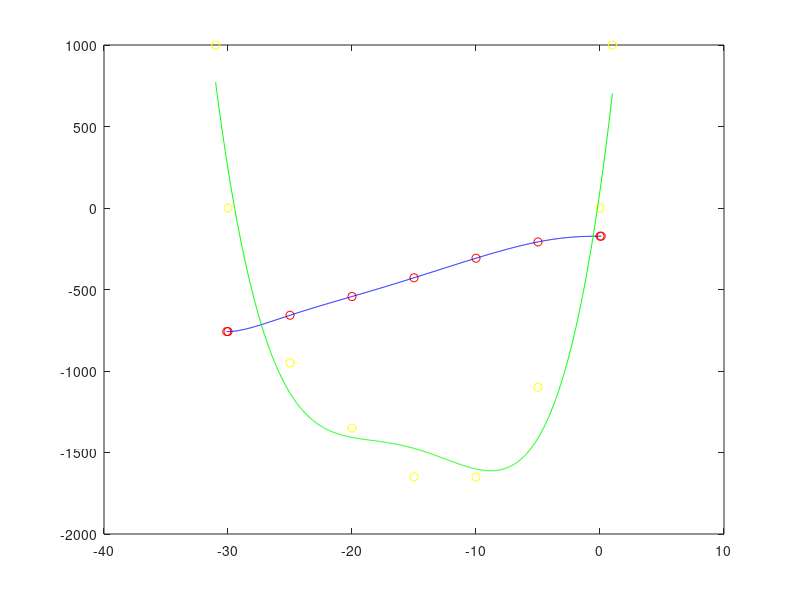

The MATLAB script that drew this image:
f = fopen('values.txt', 'r');
A = fscanf(f, '%f %f %f', [3 Inf]);
fclose(f);

x = A(1, :)';
y = A(2, :)';
r = A(3, :)';

y = y + 0.037;

y = y.*1000;
r = r.*1000;


######
# y
######

x2 = [x; -30.1];
y2 = [y; y(length(y))];

x2 = [0.1; x2];
y2 = [y2(1); y2];

plot(x2, y2, 'or')
hold on

degree = 8;

X = [];

for i = 0 : degree
  X = [X x2.^i];
end

[Q, R] = qr(X);
ay = R\(Q'*y2);

xplot = [linspace(-30.1, 0.1, 1000)]';

yplot = 0;
for i = 1 : length(ay)
  yplot += ay(i) * xplot.^(i-1);
end

plot(xplot, yplot, 'b')

######
# r
######
x2 = [x; -31.0];
r2 = [r; 1000];

x2 = [1; x2];
r2 = [1000; r2];

plot(x2, r2, 'oy')
hold on

degree = 4;

X = [];

for i = 0 : degree
  X = [X x2.^i];
end

w = [linspace(1, 1, 9)]';
w(1) = 1.5;
w(2) = 6;
w(length(w)) = 1.5;
w(length(w)-1) = 2;
W = diag(w);

ar = (X'*W*X)\(X'*W*r2);

xplot = [linspace(-31, 1, 1000)]';

rplot = 0;
for i = 1 : length(ar)
  rplot += ar(i) * xplot.^(i-1);
end

plot(xplot, rplot, 'g')
hold off

ay
ar
